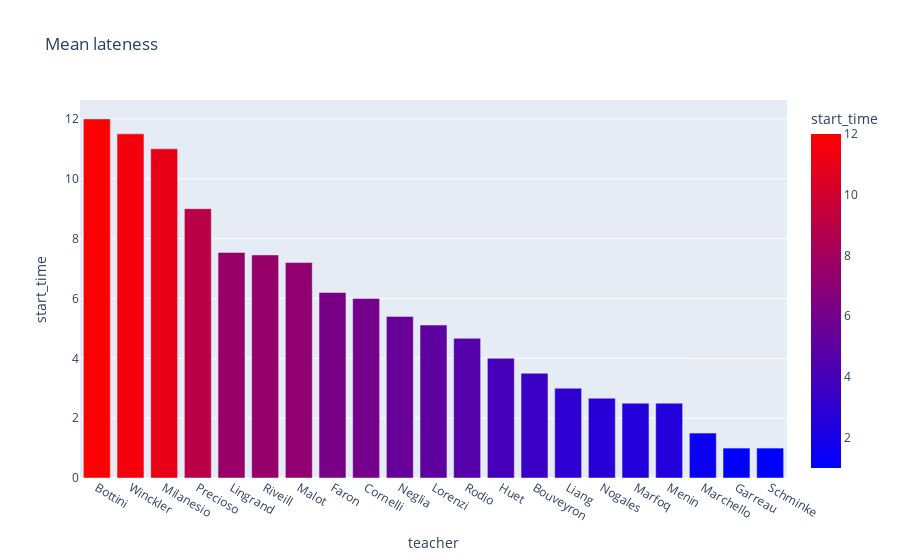

Source (notebook cell):
### Code cell
import lateness
data = lateness.preprocess_data()
lateness.lateness_mean(data)

### Figure 1 — Plotly figure (JSON) as saved in the notebook; plotly's stock layout.template omitted (floating-point values rounded to 4 significant figures)
{"data": [{"alignmentgroup": "True", "hovertemplate": "teacher=%{x}<br>start_time=%{marker.color}<extra></extra>", "legendgroup": "", "marker": {"color": [12, 11.5, 11, 9, 7.538, 7.455, 7.2, 6.2, 6, 5.4, 5.111, 4.667, 4, 3.5, 3, 2.667, 2.5, 2.5, 1.5, 1, 1], "coloraxis": "coloraxis", "pattern": {"shape": ""}}, "name": "", "offsetgroup": "", "orientation": "v", "showlegend": false, "textposition": "auto", "type": "bar", "x": ["Bottini", "Winckler", "Milanesio", "Precioso", "Lingrand", "Riveill", "Malot", "Faron", "Cornelli", "Neglia", "Lorenzi", "Rodio", "Huet", "Bouveyron", "Liang", "Nogales", "Marfoq", "Menin", "Marchello", "Garreau", "Schminke"], "xaxis": "x", "y": [12, 11.5, 11, 9, 7.538, 7.455, 7.2, 6.2, 6, 5.4, 5.111, 4.667, 4, 3.5, 3, 2.667, 2.5, 2.5, 1.5, 1, 1], "yaxis": "y"}], "layout": {"barmode": "group", "coloraxis": {"colorbar": {"title": {"text": "start_time"}}, "colorscale": [[0, "rgb(0,0,255)"], [1, "rgb(255,0,0)"]]}, "legend": {"tracegroupgap": 0}, "title": {"text": "Mean lateness"}, "xaxis": {"anchor": "y", "domain": [0, 1], "title": {"text": "teacher"}}, "yaxis": {"anchor": "x", "domain": [0, 1], "title": {"text": "start_time"}}}}
